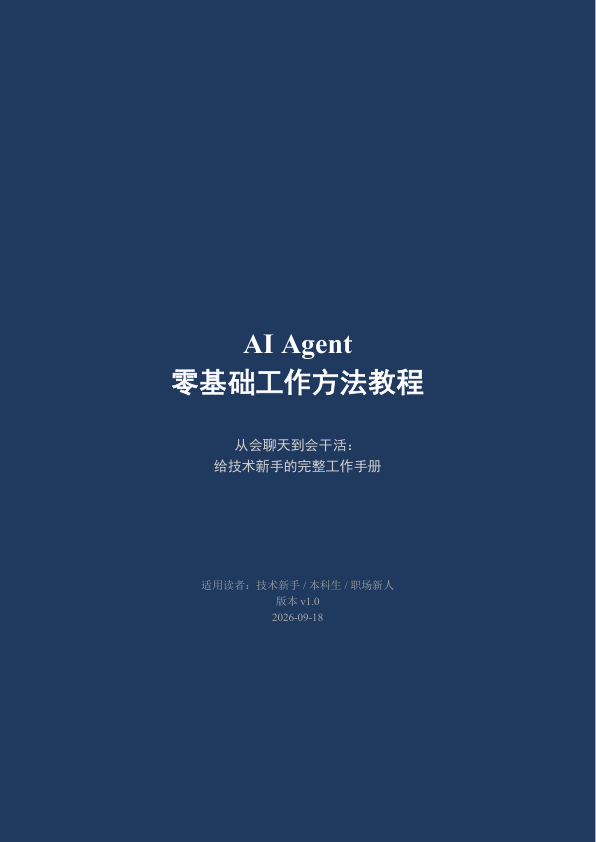
#> input picture 05_Word/pages_full/p0001.png, 596 x 842 px, found by its file name; its folder holds only this picture in this run
$ python make_collages.py
#> lines starting #> are read from the running program, lines starting #| are printed output that depends on the picture
from PIL import Image
import os

pages_dir = r'D:\AISOP\AI-Agent-Tutorial\05_Word\pages_full'
collage_dir = r'D:\AISOP\AI-Agent-Tutorial\05_Word\collages'
os.makedirs(collage_dir, exist_ok=True)

# Get all page images sorted
pages = sorted([f for f in os.listdir(pages_dir) if f.endswith('.png')])
print(f'Total pages: {len(pages)}')

# Create collages of 8 pages each (4x2 grid)
COLS, ROWS = 4, 2
PAGES_PER = COLS * ROWS

for batch_start in range(0, len(pages), PAGES_PER):
    batch = pages[batch_start:batch_start + PAGES_PER]
    if not batch:
        break

    # Load first image to get dimensions
    imgs = [Image.open(os.path.join(pages_dir, p)) for p in batch]
    w, h = imgs[0].size
#> w = 596; h = 842

    # Scale down
    scale = 0.25
    sw, sh = int(w * scale), int(h * scale)
#> sw = 149; sh = 210

    collage = Image.new('RGB', (sw * COLS, sh * ROWS), 'white')
#> collage: PIL image 596x420 RGB; every value is 255
    for idx, img in enumerate(imgs):
        r, c = divmod(idx, COLS)
        img_resized = img.resize((sw, sh), Image.LANCZOS)
        collage.paste(img_resized, (c * sw, r * sh))
#> this loop made 1 pass
#> (r, c) on pass 1: (0, 0)
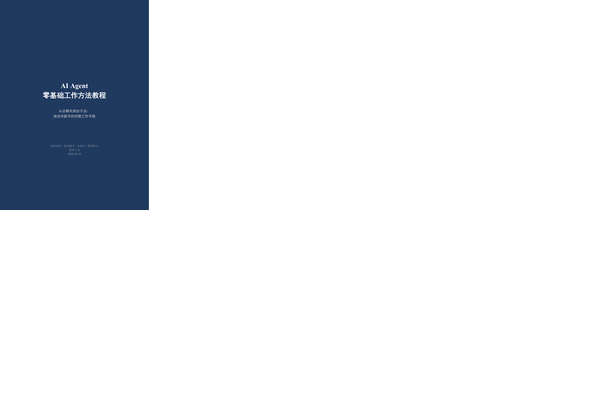
#> collage: PIL image 596x420 RGB; mean R, G, B 227.3, 230.5, 235.2

    out_name = f'collage_{batch_start+1:04d}_{batch_start+len(batch):04d}.png'
    collage.save(os.path.join(collage_dir, out_name))
    print(f'Created {out_name} ({len(batch)} pages)')

print('Done')

$ run again, on 05_Word/pages_full/p0007.png
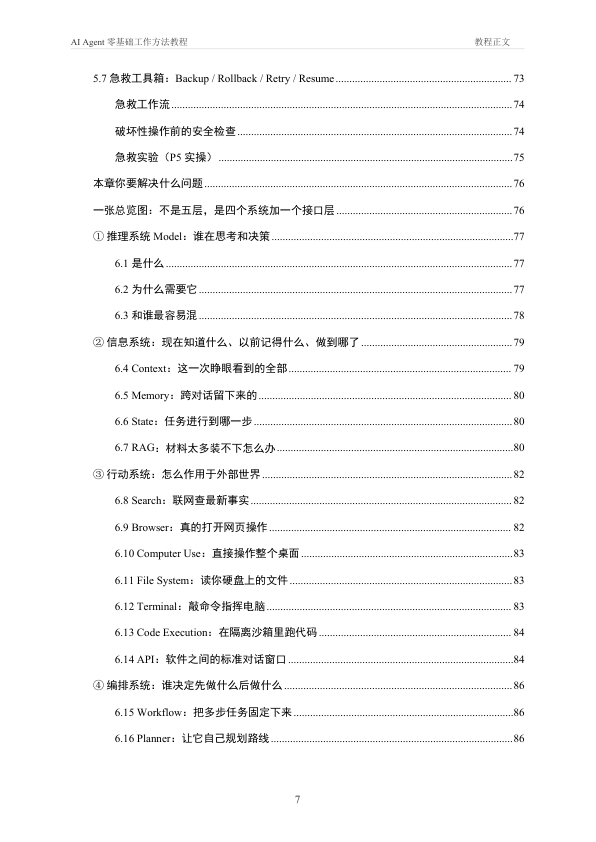
#> input picture 05_Word/pages_full/p0007.png, 596 x 842 px, found by its file name
#> the loop `for idx, img in enumerate(imgs):` made 1 pass
#> (r, c) on pass 1: (0, 0)
#> pass 1, `img_resized = img.resize((sw, sh), Image.LANCZOS)`:
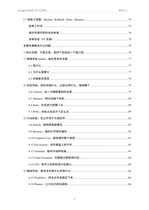
#> img_resized: PIL image 149x210 RGB; min 71, max 255, mean 247.8
#> after the loop `for idx, img in enumerate(imgs):`:
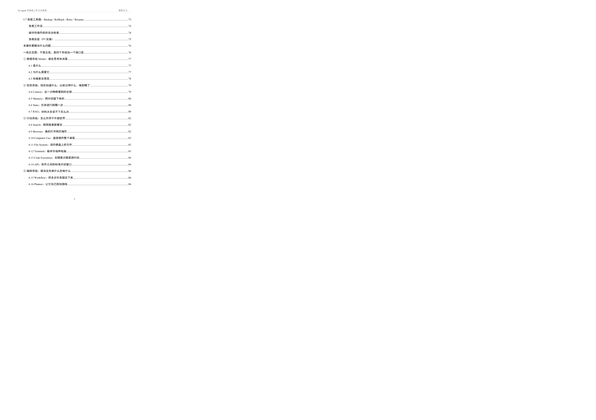
#> collage: PIL image 596x420 RGB; min 71, max 255, mean 254.1

$ run again, on 05_Word/pages_full/p0010.png
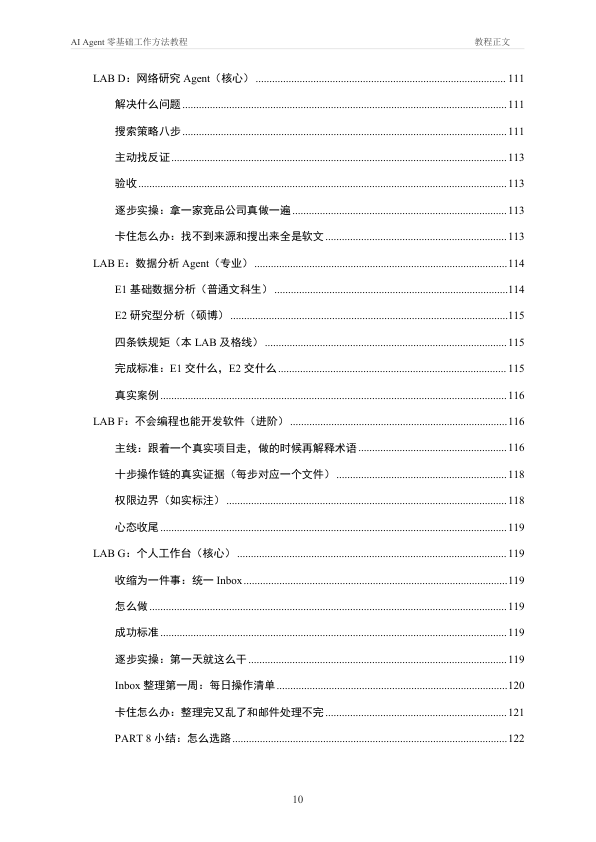
#> input picture 05_Word/pages_full/p0010.png, 596 x 842 px, found by its file name
#> the loop `for idx, img in enumerate(imgs):` made 1 pass
#> (r, c) on pass 1: (0, 0)
#> pass 1, `img_resized = img.resize((sw, sh), Image.LANCZOS)`:
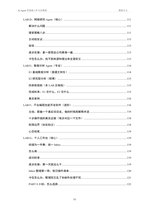
#> img_resized: PIL image 149x210 RGB; min 73, max 255, mean 248.4
#> after the loop `for idx, img in enumerate(imgs):`:
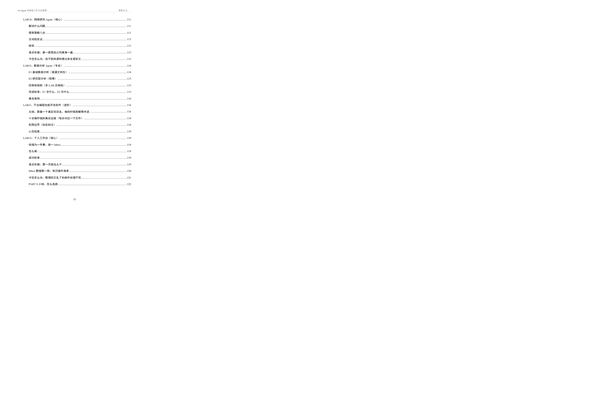
#> collage: PIL image 596x420 RGB; min 73, max 255, mean 254.2

$ run again, on 05_Word/pages_full/p0011.png
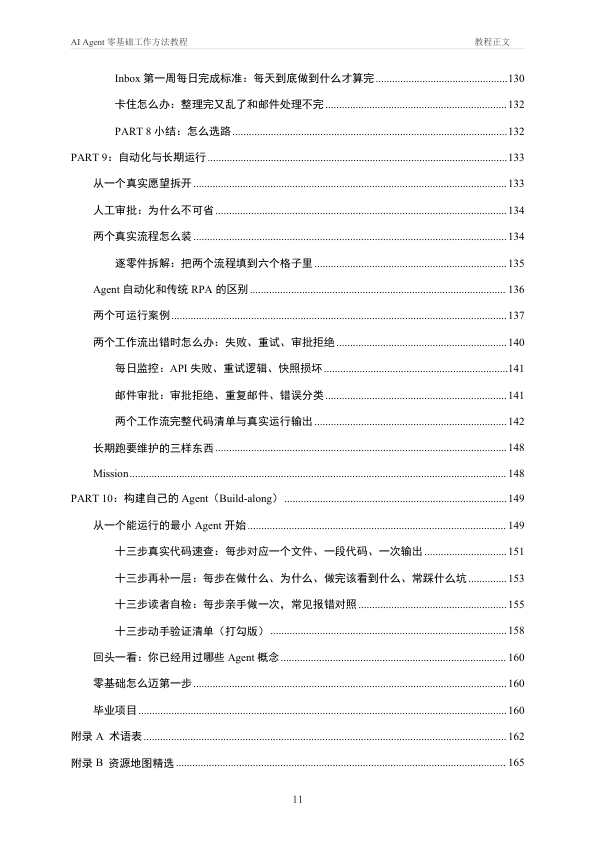
#> input picture 05_Word/pages_full/p0011.png, 596 x 842 px, found by its file name
#> the loop `for idx, img in enumerate(imgs):` made 1 pass
#> (r, c) on pass 1: (0, 0)
#> pass 1, `img_resized = img.resize((sw, sh), Image.LANCZOS)`:
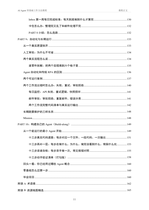
#> img_resized: PIL image 149x210 RGB; min 56, max 255, mean 246.8
#> after the loop `for idx, img in enumerate(imgs):`:
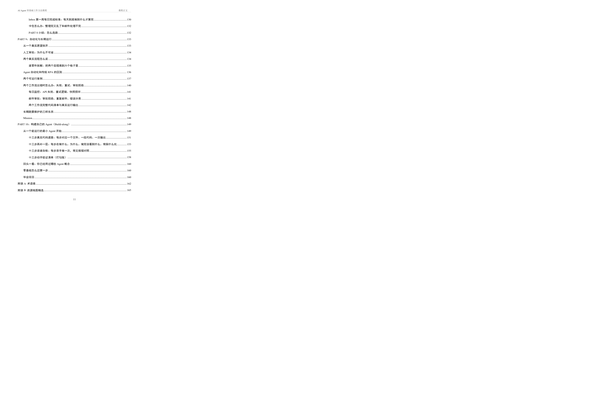
#> collage: PIL image 596x420 RGB; min 56, max 255, mean 254
